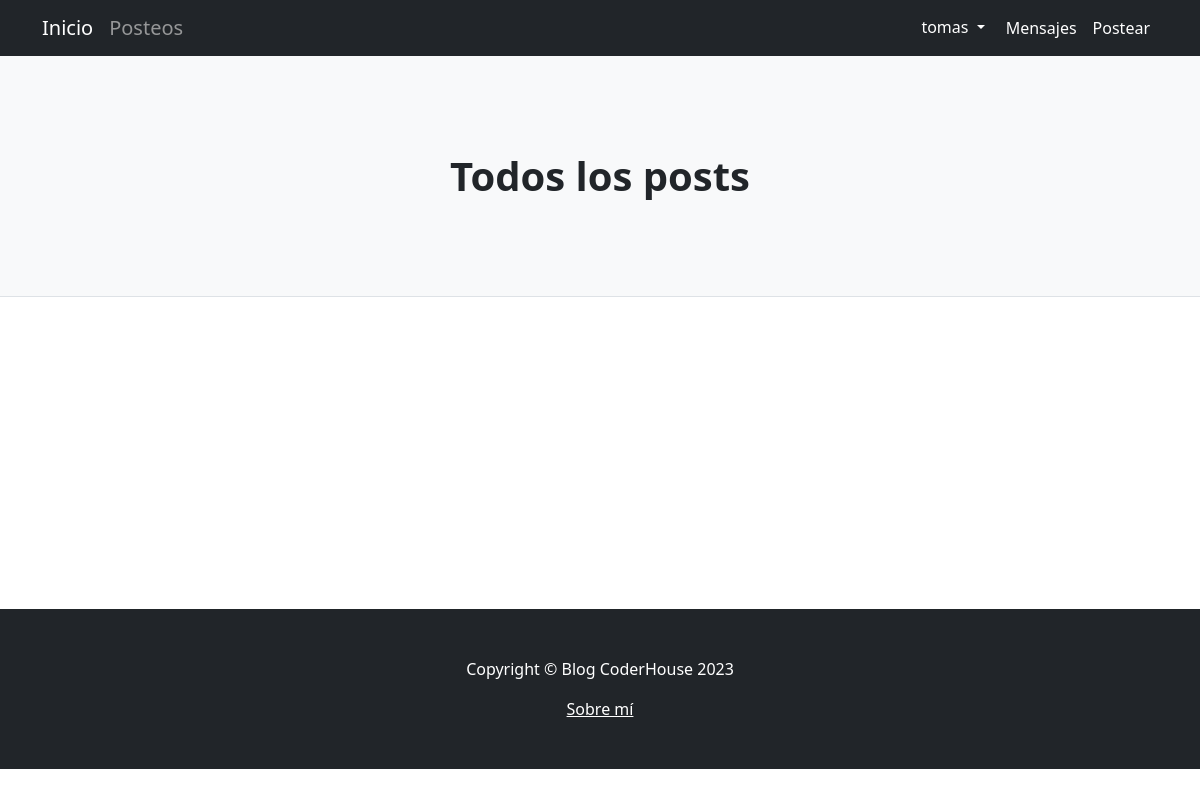
Page /pages/ (signed in) on the earlier database version.
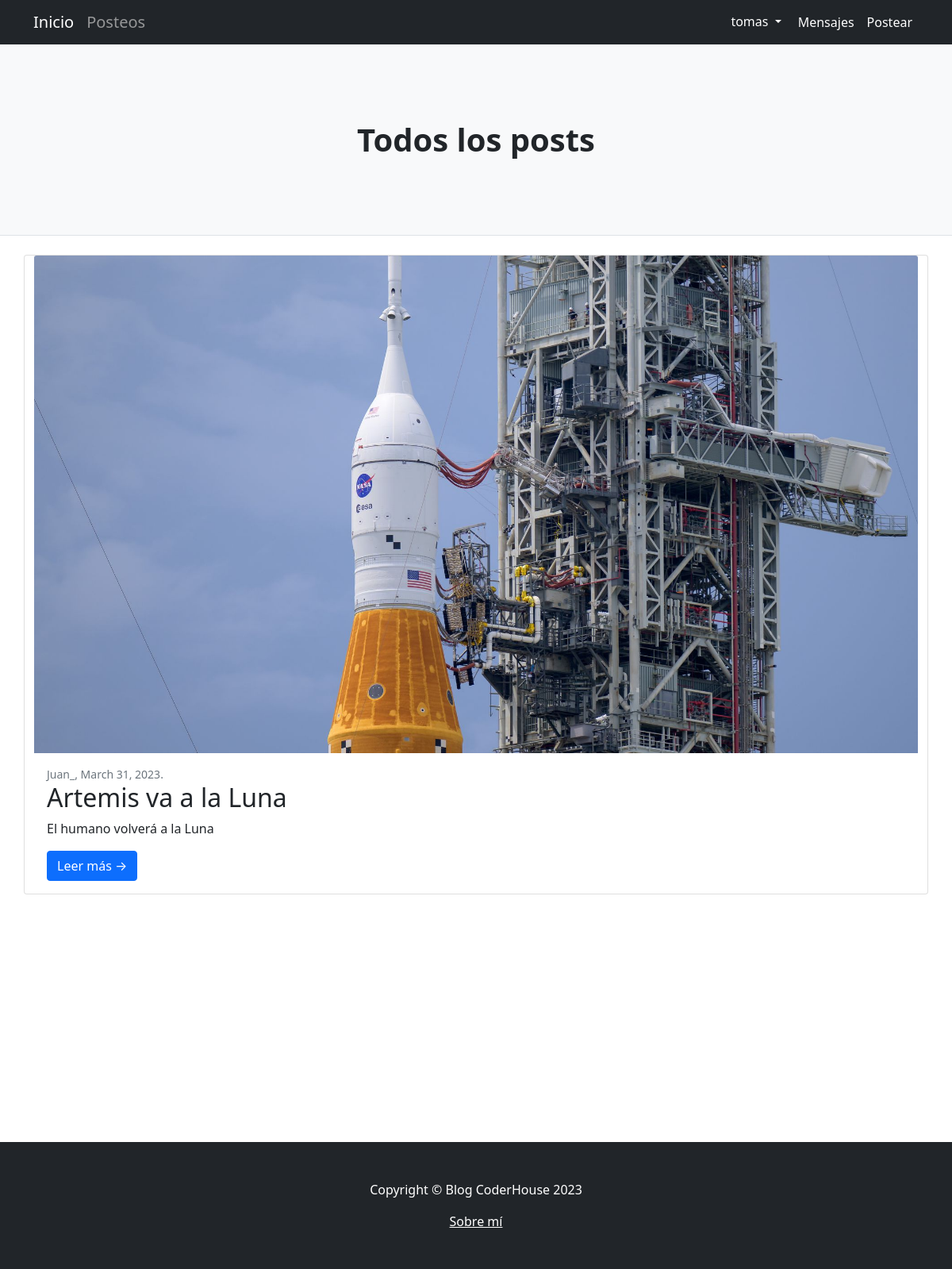
Same page on the later database version.
### blog/models.py (models this page shows, shortened)
class Post(models.Model):
    id = models.AutoField(primary_key=True)
    title = models.CharField(max_length=40)
    subtitle = models.CharField(max_length=40)
    body = models.CharField(max_length=1000)
    author = models.ForeignKey(User, on_delete=models.CASCADE)
    date = models.DateField(default=datetime.now)
    image = models.ImageField(upload_to='media', blank=True, null=True)

### blog/views.py (the view)
# urls.py: path('', PostList.as_view(), name="Posts"),
class PostList(ListView):
    model = Post
    template_name = 'post_list.html'

### blog/templates/post_list.html (shortened to what this page needs)
{% extends 'base.html' %}
{% load static %}
{% block header %}
<header class="py-5 bg-light border-bottom mb-4">
    <div class="container">
        <div class="text-center my-5">
            <h1 class="fw-bolder">Todos los posts</h1>
        </div>
    </div>
</header>
{% endblock header %}
{% block main_content %}
{% for post in object_list %}
<div class="card mb-4">
    <a href="#!"><img class="card-img-top" src="{{post.image.url}}" alt="..." class=""/></a>
    <div class="card-body">
        <div class="small text-muted">{{post.author}}, {{post.date}}.</div>
        <h2 class="card-title">{{post.title}}</h2>
        <p class="card-text">{{post.subtitle}}</p>
        <a class="btn btn-primary" href="{% url 'Detail' post.id %}">Leer más →</a>
    </div>
</div>
{% endfor %}
{% endblock main_content %}

### blog/templates/base.html (shortened to what this page needs)
<!DOCTYPE html>
<html lang="en">
    <head>
        {% load static %}
	    <link rel="stylesheet" href="https://cdnjs.cloudflare.com/ajax/libs/twitter-bootstrap/4.6.0/css/bootstrap.min.css">
        <link href="{% static 'css/styles.css' %}" rel="stylesheet" />
    </head>
    <body>
        <nav class="navbar navbar-expand-lg navbar-dark bg-dark">
            <div class="container">
                <a class="navbar-brand" href="{% url 'Home' %}">Inicio</a>
                <a class="navbar-brand" style="color: rgba(190, 190, 190, 0.747);" href="{% url 'Posts' %}">Posteos</a>
                <div class="collapse navbar-collapse" id="navbarSupportedContent">
                    <ul class="navbar-nav ms-auto mb-2 mb-lg-0">
                        {% if user.is_authenticated %}
                        <div class="dropdown">
                            <button class="btn btn-default dropdown-toggle" type="button" id="dropdownMenuButton" data-toggle="dropdown" aria-expanded="false" style="color:white">
                                {{user.username}}
                            </button>
                        </div>
                        <li class="nav-item"><a class="nav-link active" aria-current="page" href="{% url 'Messages' %}">Mensajes</a></li>
                            <li class="nav-item"><a class="nav-link active" aria-current="page" href="{% url 'Create' %}">Postear</a></li>
                        {% endif %}
                    </ul>
                </div>
            </div>
        </nav>
        {% block header %}
        {% endblock header %}
        <div class="container">
            <div class="row">
                {% block main_content %}
                {% endblock main_content %}
            </div>
        </div>
        <br><br><br><br><br><br><br><br><br><br><br><br>
        <footer class="py-5 bg-dark">
            <div class="container">
                <p class="text-center text-white">Copyright &copy; Blog CoderHouse 2023</p>
                <center>
                <a class="text-center text-white" href="{% url 'AboutMe' %}">Sobre mí</a>
                </center>
            </div>
        </footer>
    </body>
</html>

Differences in the rows shown:
added Post: image (picture), author "Juan_", date "March 31, 2023", title "Artemis va a la Luna", subtitle "El humano volverá a la Luna"
